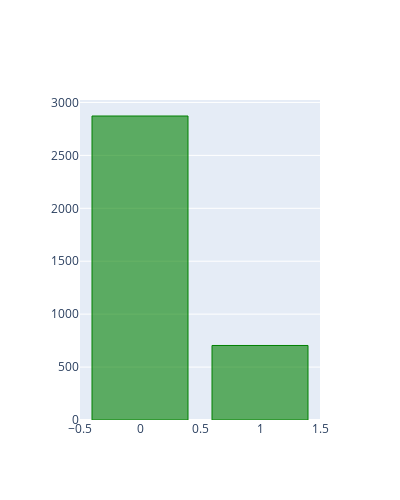

The code cell stored with this chart in its notebook:
### Code cell
target_layout = cf.Layout(
    height=500,
    width=400
)
Train.BAD.value_counts().iplot(kind='bar',layout = target_layout, title = 'Default Flag distribution', hline=(0),colors=['green'])

### Figure 1 — Plotly figure (JSON) as saved in the notebook; plotly's stock layout.template omitted (floating-point values rounded to 4 significant figures)
{"data": [{"marker": {"color": "rgba(0, 128, 0, 0.6)", "line": {"color": "rgba(0, 128, 0, 1.0)", "width": 1}}, "name": "BAD", "orientation": "v", "text": "", "type": "bar", "x": [0, 1], "y": [2872, 704]}], "layout": {"height": 500, "width": 400, "xaxis": {"autorange": true, "range": [-0.5, 1.5], "type": "linear"}, "yaxis": {"autorange": true, "range": [0, 3023.0], "type": "linear"}}}
